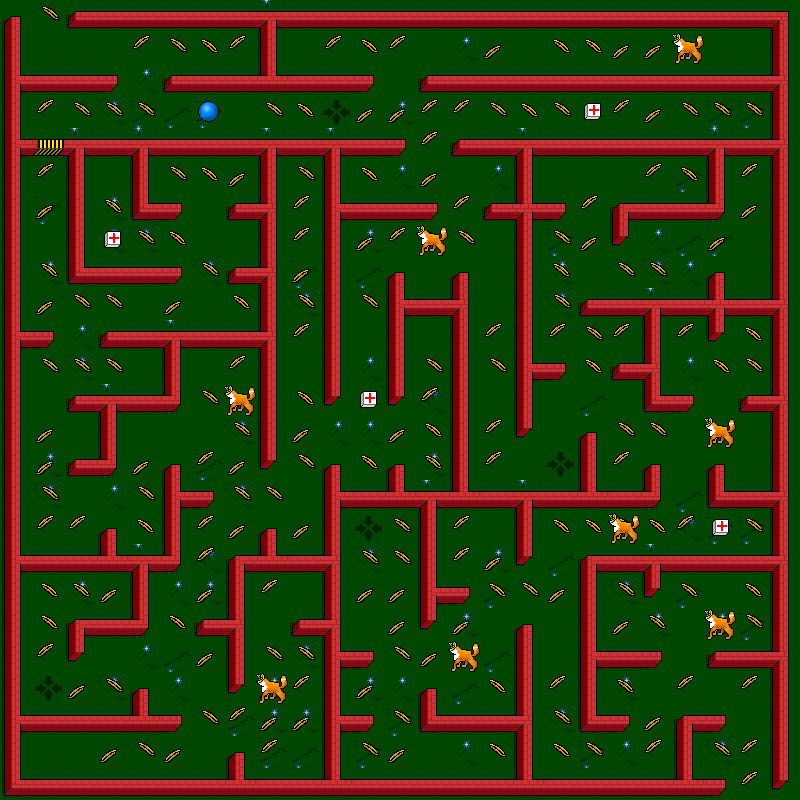

The image is a tile-based game level rendered from a .tmx file. Its description and source (layers, tilesets, objects; grid data summarised) follow:
An orthogonal 25x25 tile map with 32x32 px tiles, 3 tile layers (maze, grain, enemy), 3 tilesets.

<map version="1.2" tiledversion="1.2.2" orientation="orthogonal" renderorder="right-down" width="25" height="25" tilewidth="32" tileheight="32" infinite="0" nextlayerid="5" nextobjectid="1">
 <tileset firstgid="1" name="maze" tilewidth="32" tileheight="32" tilecount="24" columns="4">
  <image source="tiles.png" width="128" height="192" />
 </tileset>
 <tileset firstgid="25" name="grain" tilewidth="32" tileheight="32" tilecount="10" columns="10">
  <image source="grain.png" width="320" height="32" />
 </tileset>
 <tileset firstgid="35" name="enemy" tilewidth="32" tileheight="32" tilecount="12" columns="4">
  <image source="enemy.png" width="128" height="96" />
 </tileset>
 <layer id="2" name="maze" width="25" height="25">
  <data>[625 cells, 625 non-empty, 19 distinct tile ids]</data>
 </layer>
 <layer id="3" name="grain" width="25" height="25">
  <data>[625 cells, 196 non-empty, 7 distinct tile ids]</data>
 </layer>
 <layer id="4" name="enemy" width="25" height="25">
  <data>[625 cells, 8 non-empty, 1 distinct tile ids]</data>
 </layer>
</map>
